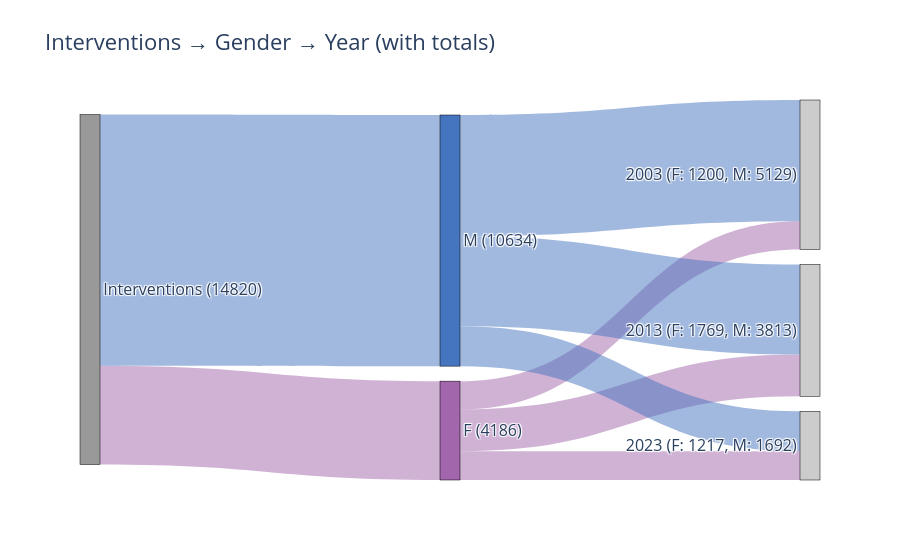

The notebook cell this image was saved under:
### Code cell
import plotly.graph_objects as go

# Summarize total interventions by gender and year
summary = df_sankey.groupby(["year", "gender"])["n_interventions"].sum().reset_index()

# Build overall totals
total_ints = summary["n_interventions"].sum()
total_f = summary[summary["gender"] == "F"]["n_interventions"].sum()
total_m = summary[summary["gender"] == "M"]["n_interventions"].sum()

# Build year labels with breakdowns
year_labels = []
for year in [2003, 2013, 2023]:
    f_count = summary[(summary["year"] == year) & (summary["gender"] == "F")]["n_interventions"].sum()
    m_count = summary[(summary["year"] == year) & (summary["gender"] == "M")]["n_interventions"].sum()
    label = f"{year} (F: {f_count}, M: {m_count})"
    year_labels.append(label)

# Define node labels
nodes = [
    f"Interventions ({total_ints})",
    f"F ({total_f})",
    f"M ({total_m})",
] + year_labels

# Helper to get index
def idx(label_start):
    return next(i for i, node in enumerate(nodes) if node.startswith(label_start))

# Build links
links = {
    "source": [],
    "target": [],
    "value": [],
    "color": []
}

# Interventions → Gender
for gender, color in [("F", "rgba(161,102,171,0.5)"), ("M", "rgba(70,117,192,0.5)")]:
    val = summary[summary["gender"] == gender]["n_interventions"].sum()
    links["source"].append(idx("Interventions"))
    links["target"].append(idx(gender))
    links["value"].append(val)
    links["color"].append(color)

# Gender → Year
for _, row in summary.iterrows():
    gender = row["gender"]
    year = str(row["year"])
    val = row["n_interventions"]
    color = "rgba(161,102,171,0.5)" if gender == "F" else "rgba(70,117,192,0.5)"
    links["source"].append(idx(gender))
    links["target"].append(idx(year))
    links["value"].append(val)
    links["color"].append(color)

# Plot
fig = go.Figure(go.Sankey(
    arrangement="snap",
    node=dict(
        pad=15,
        thickness=20,
        line=dict(color="black", width=0.5),
        label=nodes,
        color=["#999999", "#A166AB", "#4675C0", "#CCCCCC", "#CCCCCC", "#CCCCCC"]
    ),
    link=dict(
        source=links["source"],
        target=links["target"],
        value=links["value"],
        color=links["color"]
    )
))


fig.update_layout(
    title_text="Interventions → Gender → Year (with totals)", 
    font_size=16, 
    height=700,

)
fig.show()

### Figure 1 — Plotly figure (JSON) as saved in the notebook; plotly's stock layout.template omitted (floating-point values rounded to 4 significant figures)
{"data": [{"arrangement": "snap", "link": {"color": ["rgba(161,102,171,0.5)", "rgba(70,117,192,0.5)", "rgba(161,102,171,0.5)", "rgba(70,117,192,0.5)", "rgba(161,102,171,0.5)", "rgba(70,117,192,0.5)", "rgba(161,102,171,0.5)", "rgba(70,117,192,0.5)"], "source": [0, 0, 1, 2, 1, 2, 1, 2], "target": [1, 2, 3, 3, 4, 4, 5, 5], "value": [4186, 10634, 1200, 5129, 1769, 3813, 1217, 1692]}, "node": {"color": ["#999999", "#A166AB", "#4675C0", "#CCCCCC", "#CCCCCC", "#CCCCCC"], "label": ["Interventions (14820)", "F (4186)", "M (10634)", "2003 (F: 1200, M: 5129)", "2013 (F: 1769, M: 3813)", "2023 (F: 1217, M: 1692)"], "line": {"color": "black", "width": 0.5}, "pad": 15, "thickness": 20}, "type": "sankey"}], "layout": {"autosize": true, "font": {"size": 16}, "title": {"text": "Interventions → Gender → Year (with totals)"}}}
